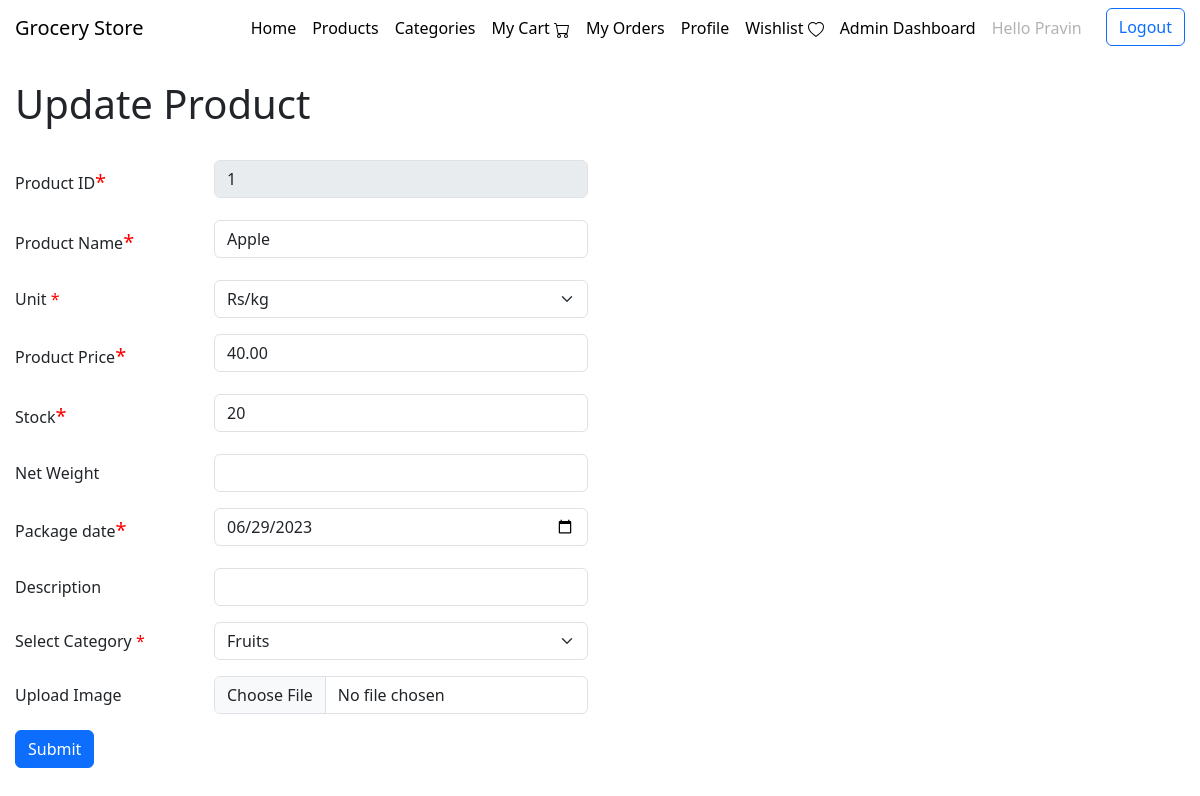
Screenshot of /product/1/update (signed in) with the database file from the repository.
### application/models.py (models this page shows)
class User(db.Model, UserMixin):
    __tablename__ = 'user'
    id = db.Column(db.Integer(), primary_key = True, nullable = False, autoincrement=True)
    name = db.Column(db.String(50), nullable=False)
    username = db.Column(db.String(50), nullable=False, unique=True)
    password = db.Column(db.String(50), nullable=False)
    email = db.Column(db.String(), unique = True)
    mobile = db.Column(db.Integer(), unique=True)
    address = db.Column(db.String(250))
    role = db.Column(db.String(5), nullable=False, default='user')
    orders = db.relationship('Order', backref='user', lazy = True)
    cart_products = db.relationship('Cart', backref='user', lazy = True)
    wishlist = db.relationship('Wishlist', backref='user', lazy = True)
    vouchers = db.relationship('Voucher', backref='user', lazy = True)

class Product(db.Model):
    __tablename__ = 'product'
    p_id = db.Column(db.Integer(), primary_key = True, autoincrement=True)
    p_name = db.Column(db.String(50), nullable=False, unique = True)
    unit = db.Column(db.String(), nullable = False)
    price = db.Column(db.Numeric(6,2), nullable=False)
    description = db.Column(db.String())
    stock = db.Column(db.Integer(), nullable = False)
    created_at = db.Column(db.DateTime(), nullable=False, default=datetime.now())
    net_weight = db.Column(db.String())
    pkg_date = db.Column(db.String())
    ratings = db.Column(db.Numeric(1,1), default=0)
    image = db.Column(db.String())
    ctg_id  = db.Column(db.Integer(), db.ForeignKey('category.c_id'), nullable=False)
    offer = db.Relationship('Offers', backref='product', uselist=False) # one-to-one relationship

class Category(db.Model):
    __tablename__ = 'category'
    c_id = db.Column(db.Integer(), primary_key = True, autoincrement=True)
    c_name = db.Column(db.String(50), nullable=False, unique=True)
    description = db.Column(db.String())
    image = db.Column(db.String())
    products = db.relationship('Product', backref = 'category', cascade = "all,delete", lazy = True)

### application/controllers/admin_controls.py (the view)
@app.route('/product/<int:product_id>/update', methods=["GET", "POST"])
@login_required
def update_product(product_id):
    if current_user.role == 'admin': # type: ignore
        if request.method=="POST":
            result = request.form
            p1 = Product.query.get(product_id)
            if check_float(result['price'])==True:
                p1.p_name = result['p_name']
                p1.unit=result['unit']
                p1.price=result['price']
                p1.stock = result['qty']
                p1.net_weight = result['net_weight']
                p1.pkg_date = result['pkg_date']
                p1.description = result['desc']
                p1.ctg_id = result['category']
                db.session.add(p1)
                file = request.files['image']
                if file:
                    image = secure_filename(file.filename) # type: ignore
                    if allowed_file(file.filename):
                        file.save(os.path.join(app.config['UPLOAD_FOLDER'], image))
                        p1.image = image
                    else:
                        flash("Upload the images only in 'jpeg', 'jpg', 'png' formats.")
                        prd = Product.query.filter_by(p_id=product_id).first()
                        category = Category.query.all()
                        return render_template("admin/update_prd.html", prd=prd, category = category)
                db.session.commit()
                return redirect('/product')
            else:
                prd = Product.query.filter_by(p_id=product_id).first()
                category = Category.query.all()
                return render_template("admin/update_prd.html", prd=prd, category = category)
        else:
            prd = Product.query.filter_by(p_id=product_id).first()
            category = Category.query.all()
            return render_template("admin/update_prd.html", prd=prd, category = category)
    else:
        return "<center><h2>Only admin can access it</h2></center>"

### application/controllers/login_controls.py (called while the page is built)
@login_manager.user_loader
def load_user(user_id):
    return User.query.get(user_id)

### templates/admin/update_prd.html (shortened to what this page needs)
<!DOCTYPE html>
<html lang="en">
<head>
    <link href="https://cdn.jsdelivr.net/npm/bootstrap@5.3.0-alpha3/dist/css/bootstrap.min.css" rel="stylesheet">
    <link href="/static/css/style.css" rel="stylesheet" type="text/css">
</head>
<body>
    {% include 'navbar.html' %}
    <h1>Update Product</h1> <br>
    <form action="/product/{{prd.p_id}}/update" method="POST" id="update-product-form" enctype="multipart/form-data">
        <div class="mb-3 row">
            <label for="p_id" class="col-sm-2 col-form-label">Product ID<span style="color: red; font-size: 20px;">*</span></label>
            <div class="col-sm-4">
                <input type="text" class="form-control" id="p_id" value="{{prd.p_id}}" name="p_id" disabled readonly>
            </div>
        </div>
        <div class="mb-3 row">
            <label for="p_name" class="col-sm-2 col-form-label">Product Name<span style="color: red; font-size: 20px;">*</span></label>
            <div class="col-sm-4">
                <input type="text" class="form-control" id="p_name" value="{{prd.p_name}}" name="p_name" required>
            </div>
        </div>
        <div class="mb-3 row">
            <label for="unit" class="col-sm-2 col-form-label">Unit <span style="color: red;">*</span></label>
            <div class="col-sm-4">
                <select class="form-select" name="unit" id="unit" aria-label="Select Unit">
                    <option value="{{prd.unit}}">{{prd.unit}}</option>
                </select>
            </div>
        </div>
        <div class="mb-3 row">
            <label for="price" class="col-sm-2 col-form-label">Product Price<span style="color: red; font-size: 20px;">*</span></label>
            <div class="col-sm-4">
                <input type="text" class="form-control" id="price" min="1" max="10000" value="{{prd.price}}" name="price" required>
            </div>
        </div>
        <div class="mb-3 row">
            <label for="stock" class="col-sm-2 col-form-label">Stock<span style="color: red; font-size: 20px;">*</span></label>
            <div class="col-sm-4">
                <input type="number" class="form-control" id="stock" min="0" max="10000" value="{{prd.stock}}" name="qty" required>
            </div>
        </div>
        <div class="mb-3 row">
            <label for="net_weight" class="col-sm-2 col-form-label">Net Weight</label>
            <div class="col-sm-4">
                <input type="text" class="form-control" id="net_weight" name="net_weight" value="{{prd.net_weight}}">
            </div>
        </div>
        <div class="mb-3 row">
            <label for="pkg_date" class="col-sm-2 col-form-label">Package date<span style="color: red; font-size: 20px;">*</span></label>
            <div class="col-sm-4">
                <input type="date" class="form-control" id="pkg_date" name="pkg_date" value="{{prd.pkg_date}}" required>
            </div>
        </div>
        <div class="mb-3 row">
            <label for="desc" class="col-sm-2 col-form-label">Description</label>
            <div class="col-sm-4">
                <input type="text" class="form-control" id="desc" minlength="10" value="{{prd.description}}" name="desc">
            </div>
        </div>
        <div class="mb-3 row">
            <label for="category" class="col-sm-2 col-form-label">Select Category <span style="color: red;">*</span></label>
            <div class="col-sm-4">
                <select class="form-select" id="category" name="category" aria-label="Select Category">
                <option value="{{prd.category.c_id}}">{{prd.category.c_name}}</option>
            </select>
            </div>
        </div>
        <div class="mb-3 row">
            <label for="image" class="col-sm-2 col-form-label">Upload Image</label>
            <div class="col-sm-4">
                <input type="file" class="form-control" id="image" name="image" value="{{prd.image}}">
            </div>
        </div>
        <input type="submit" class="btn btn-primary mb-3" value="Submit">
    </form>
</body>
</html>

### templates/navbar.html (shortened to what this page needs)
<!DOCTYPE html>
<html lang="en">
<head>
    <link href="https://cdn.jsdelivr.net/npm/bootstrap@5.3.0-alpha3/dist/css/bootstrap.min.css" rel="stylesheet">
</head>
<body>
<nav class="navbar navbar-expand-lg top bg-body-primary">
    <a class="navbar-brand" href="/">Grocery Store</a>
    <div class="offcanvas offcanvas-start" tabindex="-1" id="navbarOffcanvasLg" aria-labelledby="navbarOffcanvasLgLabel">
        <div class="offcanvas-body">
          <ul class="navbar-nav justify-content-end flex-grow-1 pe-3">
                <li class="nav-item">
                    <a class="nav-link active" aria-current="page" href="/">Home</a>
                </li>
                <li class="nav-item">
                  <a class="nav-link active" aria-current="page" href="/view_product">Products</a>
                </li>
                <li class="nav-item">
                  <a class="nav-link active" href="/view_category">Categories</a>
                </li>
                <li class="nav-item">
                  <a class="nav-link active" href="/mycart">My Cart
                  </a>
                </li>
                <li class="nav-item">
                  <a class="nav-link active" href="/myorders">My Orders</a>
                </li>
                <li class="nav-item">
                  <a class="nav-link active" href="/myprofile">Profile</a>
                </li>
                <li class="nav-item">
                  <a class="nav-link active" href="/wishlist">Wishlist
                  </a>
                </li>
                {% if current_user.role=='admin' %}
                <li class="nav-item">
                  <a class="nav-link active" href="/admin/dashboard">Admin Dashboard</a>
                </li>
                {% endif %}
                {% if current_user.is_authenticated %}
                <li class="nav-item">
                  <a class="nav-link disabled">Hello {{current_user.name}}</a>
                </li>
                {% endif %}
            </ul>
              {% if current_user.is_authenticated %}
              <a href="/logout">
                <button class="btn btn-outline-primary" type="submit">Logout</button>
              </a>
              {% else %}
              <a href="/login">
                <button class="btn btn-outline-primary" type="submit">Log In</button>
              </a>
              {% endif %}
        </div>
    </div>
  </nav> <br>
</body>
</html>

### static/css/style.css (style rules this page uses)
body { padding-left: 15px; padding-right: 15px; }

### rows the page displays
User: name "Pravin"
Product: p_id "1", p_name "Apple", unit "Rs/kg", price "40.00", qty "20", pkg_date "06/29/2023"
Category: category "Fruits"
